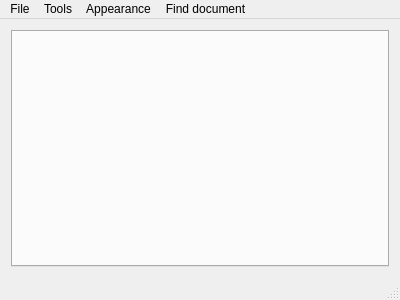
<?xml version="1.0" encoding="UTF-8"?>
<ui version="4.0">
 <class>MainWindow</class>
 <widget class="QMainWindow" name="MainWindow">
  <property name="geometry">
   <rect>
    <x>0</x>
    <y>0</y>
    <width>400</width>
    <height>300</height>
   </rect>
  </property>
  <property name="windowTitle">
   <string>MainWindow</string>
  </property>
  <widget class="QWidget" name="centralWidget">
   <property name="styleSheet">
    <string notr="true"/>
   </property>
   <layout class="QVBoxLayout" name="verticalLayout">
    <item>
     <widget class="QTabWidget" name="tabWidget">
      <property name="currentIndex">
       <number>-1</number>
      </property>
      <property name="documentMode">
       <bool>false</bool>
      </property>
      <property name="tabsClosable">
       <bool>true</bool>
      </property>
      <property name="movable">
       <bool>true</bool>
      </property>
      <property name="tabBarAutoHide">
       <bool>false</bool>
      </property>
     </widget>
    </item>
   </layout>
  </widget>
  <widget class="QMenuBar" name="menuBar">
   <property name="geometry">
    <rect>
     <x>0</x>
     <y>0</y>
     <width>400</width>
     <height>21</height>
    </rect>
   </property>
   <widget class="QMenu" name="menuFile">
    <property name="title">
     <string>File</string>
    </property>
    <addaction name="actionNew_file"/>
    <addaction name="actionNew_project"/>
    <addaction name="actionOpen"/>
    <addaction name="actionOpen_project"/>
    <addaction name="actionSave"/>
    <addaction name="actionSave_as"/>
    <addaction name="separator"/>
    <addaction name="actionQuit"/>
   </widget>
   <widget class="QMenu" name="menuTools">
    <property name="title">
     <string>Tools</string>
    </property>
    <addaction name="actionIPython_console"/>
    <addaction name="actionRun"/>
   </widget>
   <widget class="QMenu" name="menuAppearance">
    <property name="title">
     <string>Appearance</string>
    </property>
    <addaction name="actionCustomize"/>
   </widget>
   <widget class="QMenu" name="menuFind_document">
    <property name="title">
     <string>Find document</string>
    </property>
    <addaction name="actionFind_document"/>
   </widget>
   <addaction name="menuFile"/>
   <addaction name="menuTools"/>
   <addaction name="menuAppearance"/>
   <addaction name="menuFind_document"/>
  </widget>
  <widget class="QStatusBar" name="statusBar"/>
  <action name="actionNew_file">
   <property name="text">
    <string>New</string>
   </property>
   <property name="shortcut">
    <string>Ctrl+N</string>
   </property>
  </action>
  <action name="actionNew_project">
   <property name="text">
    <string>New project</string>
   </property>
   <property name="shortcut">
    <string>Ctrl+Shift+N</string>
   </property>
  </action>
  <action name="actionOpen">
   <property name="text">
    <string>Open...</string>
   </property>
   <property name="shortcut">
    <string>Ctrl+O</string>
   </property>
  </action>
  <action name="actionOpen_project">
   <property name="text">
    <string>Open project</string>
   </property>
   <property name="shortcut">
    <string>Ctrl+Shift+O</string>
   </property>
  </action>
  <action name="actionSave">
   <property name="text">
    <string>Save</string>
   </property>
   <property name="shortcut">
    <string>Ctrl+S</string>
   </property>
  </action>
  <action name="actionSave_as">
   <property name="text">
    <string>Save as...</string>
   </property>
   <property name="shortcut">
    <string>Ctrl+Shift+S</string>
   </property>
  </action>
  <action name="actionQuit">
   <property name="text">
    <string>Quit</string>
   </property>
   <property name="shortcut">
    <string>Ctrl+Q</string>
   </property>
  </action>
  <action name="actionIPython_console">
   <property name="text">
    <string>IPython console</string>
   </property>
  </action>
  <action name="actionRun">
   <property name="text">
    <string>Run</string>
   </property>
  </action>
  <action name="actionCustomize">
   <property name="text">
    <string>Customize</string>
   </property>
  </action>
  <action name="actionFind_document">
   <property name="text">
    <string>Find document</string>
   </property>
  </action>
 </widget>
 <layoutdefault spacing="6" margin="11"/>
 <resources/>
 <connections/>
</ui>
